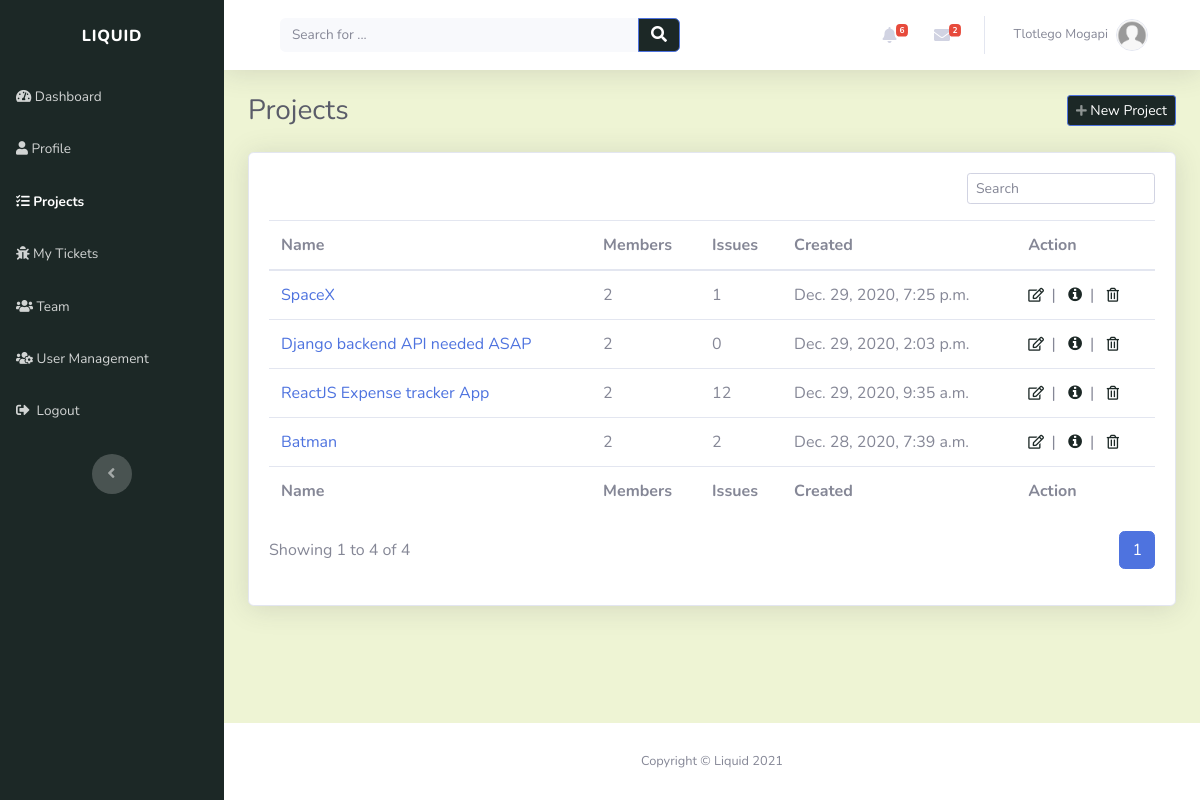
Page /projects/ (signed in) on the earlier database version.
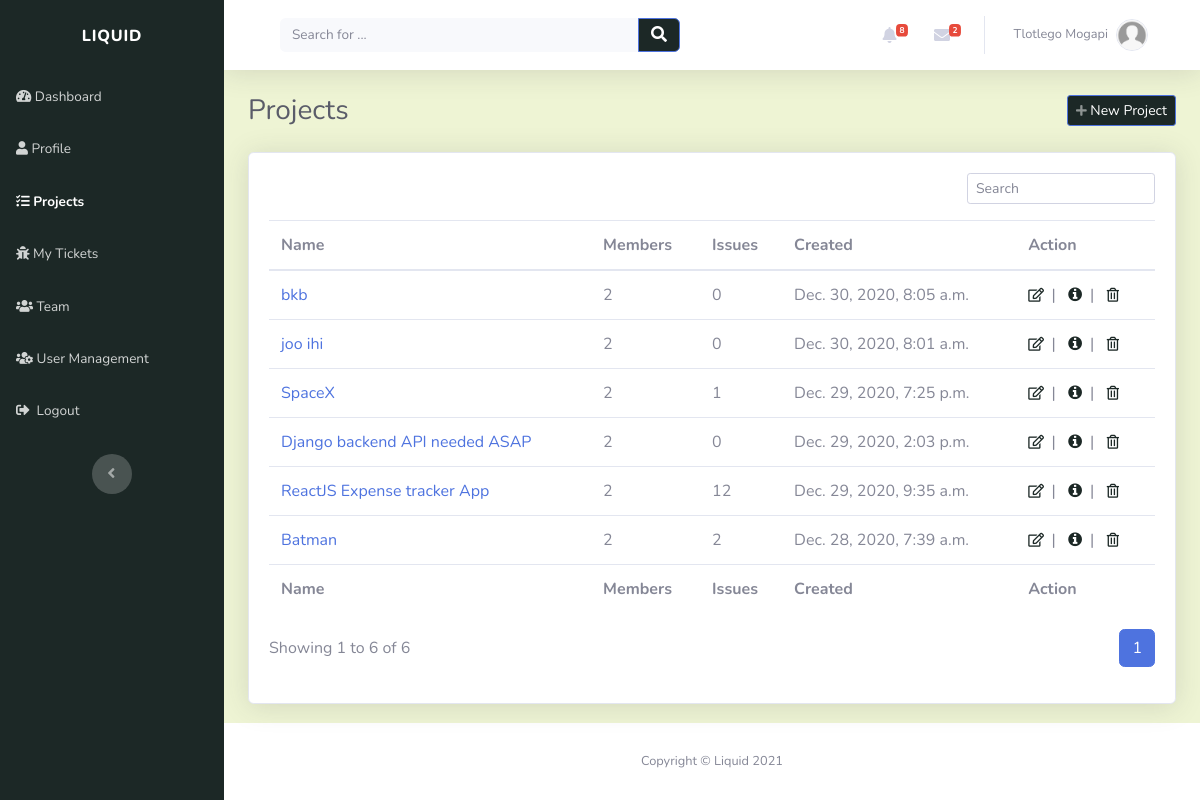
Same page on the later database version.
### account/models.py (models this page shows, shortened)
class Profile(models.Model):
    user = models.OneToOneField(settings.AUTH_USER_MODEL, on_delete=models.CASCADE, unique=True)
    profile_picture = models.ImageField(default='default.jpg', upload_to='profile_images', blank=True)
    website = models.URLField(blank=True)
    first_name = models.CharField(max_length=30, blank=True)
    last_name = models.CharField(max_length=30, blank=True)
    address = models.CharField(max_length=50, blank=True)
    city = models.CharField(max_length=50, blank=True)
    country = models.CharField(max_length=50, blank=True)
    slug = models.SlugField(unique=True, blank=True)

### projects/models.py (models this page shows)
class Project(models.Model):
    name = models.CharField(max_length=50, unique=True)
    description = models.CharField(max_length=200)
    created_on = models.DateTimeField(verbose_name="date created", auto_now_add=True)
    created_by = models.ForeignKey(Profile, on_delete=models.CASCADE)
    slug = models.SlugField(unique=True, blank=True)
    def __str__(self):
        return self.name

### projects/views.py (the view)
# urls.py: path('', views.projects_view, name="projects_page"),
@login_required(login_url='login_page')
def projects_view(request):
    context = {}
    user = request.user
    profile = get_object_or_404(Profile, user=user)
    project_roles = ProjectRole.objects.filter(user=profile).order_by('-created_on')
    projects = [role.project for role in project_roles]
    page = request.GET.get('page', 1)
    projects_paginator = Paginator(projects, PROJECTS_PER_PAGE)
    try:
        projects = projects_paginator.page(page)
    except PageNotAnInteger:
        projects = projects_paginator.page(PROJECTS_PER_PAGE)
    except EmptyPage:
        projects = projects_paginator.page(projects_paginator.num_pages)
    context['user_projects'] = projects
    return render(request, "projects/projects.html", context)

### index/custom_processors.py (called while the page is built)
def profile_processor(request):
    if request.user.is_authenticated:
        user = request.user
        user_profile = get_object_or_404(Profile, user=user)
        user_messages = DirectMessage.objects.filter(receiver=user_profile).order_by('-created_on')[:5]
        user_alerts = Alert.objects.filter(user=user_profile).order_by('-created_on')[:5]
        return {'profile': user_profile, 'direct_messages': user_messages, 'alerts': user_alerts}
    else:
        return{}

### projects/templates/projects/projects.html
{% extends "index/header.html" %} {% load static %} {% block title %}Projects{% endblock %} {% block content %}
<div class="d-sm-flex justify-content-between align-items-center mb-4">
	<h3 class="text-dark mb-0">Projects</h3>
	<a
		class="btn btn-primary btn-sm d-none d-sm-inline-block"
		role="button"
		href="{% url 'add_project' %}"
		style="background: rgb(28, 40, 38)"
		><em class="fas fa-plus fa-sm text-white-50"></em>&nbsp;New Project</a
	>
</div>
<div class="card shadow">
	<div class="card-body">
		<div class="row">
			<div class="col-md-12">
				<div class="text-md-right dataTables_filter" id="dataTable_filter">
					<label
						><input
							type="search"
							class="form-control form-control-sm"
							aria-controls="dataTable"
							placeholder="Search"
					/></label>
				</div>
			</div>
		</div>
		{% if user_projects %}
		<div class="table-responsive table mt-2" id="dataTable" role="grid" aria-describedby="dataTable_info">
			<table class="table my-0" id="dataTable" aria-describedby="projects">
				<thead>
					{% include "projects/snippets/table_header.html" %}
				</thead>
				<tbody>
					{% for project in user_projects %} {% include "projects/snippets/project.html" %} {%endfor%}
				</tbody>
				<tfoot>
					{% include "projects/snippets/table_header.html" %}
				</tfoot>
			</table>
		</div>
		{% include "projects/snippets/pagination.html" with projects=user_projects %} {% else %}
		<div style="padding-top: 20px" class="text-center">
			<p><strong>You have no projects.</strong></p>
		</div>
		{% endif %}
	</div>
</div>
{% endblock %}

### index/templates/index/snippets/navbar.html (shortened to what this page needs)
<nav
	class="navbar navbar-light navbar-expand bg-white shadow mb-4 topbar static-top"
	style="background: rgb(238, 244, 212)"
>
	<div class="container-fluid">
		<div class="container-fluid">
			<form
				method="GET"
				action="{% url 'index_page' %}"
				target="_self"
				class="form-inline d-none d-sm-inline-block mr-auto ml-md-3 my-2 my-md-0 mw-100 navbar-search"
			>
				<div class="input-group">
					<input
						class="bg-light form-control border-0 small"
						type="search"
						placeholder="Search for ..."
						value="{{query}}"
						name="q"
					/>
					<div class="input-group-append">
						<button class="btn btn-primary py-0" type="submit" style="background: rgb(28, 40, 38)">
							<em class="fas fa-search"></em>
						</button>
					</div>
				</div>
			</form>
			<ul class="nav navbar-nav flex-nowrap ml-auto">
				<li class="nav-item dropdown no-arrow mx-1">
					<div class="nav-item dropdown no-arrow">
						<a class="dropdown-toggle nav-link" data-toggle="dropdown" aria-expanded="false" href="#"
							>{% if alerts %}<span class="badge badge-danger badge-counter"
								>{{profile.alert_set.all.count}}</span
							>
							{%endif%}<em class="fas fa-bell fa-fw"></em
						></a>
					</div>
				</li>
				<li class="nav-item dropdown no-arrow mx-1">
					<div class="nav-item dropdown no-arrow">
						<a class="dropdown-toggle nav-link" data-toggle="dropdown" aria-expanded="false" href="#"
							><em class="fas fa-envelope fa-fw"></em>{% if direct_messages %}<span
								class="badge badge-danger badge-counter"
								>{{profile.direct_messages.all.count}}</span
							>{%endif%}</a
						>
					</div>
				</li>
				<li class="nav-item dropdown no-arrow">
					<div class="nav-item dropdown no-arrow">
						<a class="dropdown-toggle nav-link" data-toggle="dropdown" aria-expanded="false" href="#"
							><span class="d-none d-lg-inline mr-2 text-gray-600 small">
								{% if profile.first_name and profile.last_name %} {{profile.first_name}}
								{{profile.last_name}} {% else %} {{user}} {%endif%}
							</span>
							<img
								class="border rounded-circle img-profile"
								src="{{profile.profile_picture.url}}"
								alt="user image"
							/>
						</a>
					</div>
				</li>
			</ul>
		</div>
	</div>
</nav>

### projects/templates/projects/snippets/project.html
<tr style="white-space: nowrap">
	<td><a href="{% url 'view_project' project.slug %}">{{ project | truncatechars:40 }}</a></td>
	<td>{{ project.projectrole_set.all.count }}</td>
	<td>{{ project.tickets.all.count }}</td>
	<td>{{ project.created_on }}</td>
	<td>{% include "projects/snippets/project_action.html" %}</td>
</tr>

### projects/templates/projects/snippets/project_action.html
<a role="button" href="{% url 'edit_project' project.slug %}" style="color: rgb(28, 40, 38)" title="Edit"
	><em class="far fa-edit fa-sm">&nbsp</em></a
>
|&nbsp&nbsp
<a role="button" href="{% url 'view_project' project.slug %}" style="color: rgb(28, 40, 38)" title="More information"
	><em class="fa fa-info-circle">&nbsp</em></a
>
|&nbsp&nbsp
<a role="button" href="{% url 'delete_project' project.slug %}" style="color: rgb(28, 40, 38)" title="Delete"
	><em class="far fa-trash-alt fa-sm">&nbsp</em></a
>

Differences in the rows shown:
computed for Profile "Tlotlego": alert_set.all.count "6" → "8"
added Project: name "bkb", projectrole_set.all.count "2", tickets.all.count "0", created_on "Dec. 30, 2020, 8:05 a.m."
added Project: name "joo ihi", projectrole_set.all.count "2", tickets.all.count "0", created_on "Dec. 30, 2020, 8:01 a.m."
Other differences:
{{ projects.end_index }}: "4" → "6"
{{ projects.paginator.count }}: "4" → "6"
